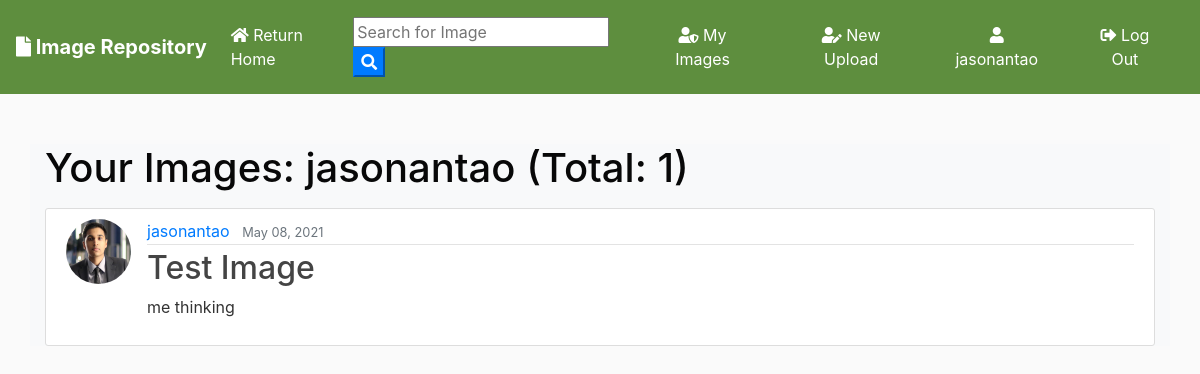
Screenshot of /user/jasonantao (signed in) with the database file from the repository.
### blog/models.py (models this page shows, shortened)
class Post(models.Model):
	title = models.CharField(max_length=100)
	file = models.FileField(null=True,blank=True,upload_to='Files')
	content = models.TextField()
	date_posted = models.DateTimeField(default=timezone.now)
	author = models.ForeignKey(User, on_delete=models.CASCADE)

### users/models.py (models this page shows, shortened)
class Profile(models.Model):
    user = models.OneToOneField(User, on_delete=models.CASCADE)
    image = models.ImageField(default='default.jpg', upload_to='profile_pics')

### blog/views.py (the view)
# urls.py: path('user/<str:username>', UserPostListView.as_view(), name='user-posts'),
class UserPostListView(ListView):
    model = Post
    template_name = 'blog/user_posts.html'  # <app>/<model>_<viewtype>.html
    context_object_name = 'posts'
    paginate_by = 2
    def get_queryset(self):
        user = get_object_or_404(User, username=self.kwargs.get('username'))
        return Post.objects.filter(author=user).order_by('-date_posted')

### blog/templates/blog/user_posts.html (shortened to what this page needs)
{% extends "blog/base.html" %}
{% block content %}
    <h1 class="mb-3 bg-light" style="color: rgb(8, 8, 8);">Your Images: {{ view.kwargs.username }} (Total: {{ page_obj.paginator.count }})</h1>
    {% for post in posts %}
        <article class="media content-section">
          <img class="rounded-circle article-img" src="{{ post.author.profile.image.url }}">
          <div class="media-body">
            <div class="article-metadata">
              <a class="mr-2" href="{% url 'user-posts' post.author.username %}">{{ post.author }}</a>
              <small class="text-muted">{{ post.date_posted|date:"F d, Y" }}</small>
            </div>
            <h2><a class="article-title" href="{% url 'post-detail' post.id %}">{{ post.title }}</a></h2>
            <p class="article-content">{{ post.content }}</p>
          </div>
        </article>
    {% endfor %}
{% endblock content %}

### blog/templates/blog/base.html (shortened to what this page needs)
{% load static %}
<!doctype html>
<html lang="en">
  <head>
    <link rel="stylesheet" href="https://stackpath.bootstrapcdn.com/bootstrap/4.3.1/css/bootstrap.min.css">
    <link rel="stylesheet" href="https://use.fontawesome.com/releases/v5.8.1/css/all.css" >
    <link rel="stylesheet" href="{% static 'blog/main.css' %}">
</head>
  <body>
        <nav class="navbar navbar-expand-lg navbar-dark" style="margin-bottom: 50px; background-color: #5E8E3E;">
                <a class="navbar-brand font-weight-bold" href="{% url 'blog-home' %}"><i class="fas fa-file"></i> Image Repository</a>
                <div class="collapse navbar-collapse" id="navbarSupportedContent">
                  <ul class="navbar-nav mr-auto">
                    <li class="nav-item active">
                      <a class="nav-link" href="{% url 'blog-home' %}"><i class="fas fa-home"></i> Return Home <span class="sr-only">(current)</span></a>
                    </li>
                  </ul>
                <form id="searchform" action="{% url 'search' %}" method="get">
                    <input type="text" name="q" type="text" value="{{ request.GET.q }}" placeholder="Search for Image" />
                    <button type="button" onclick="searchform.submit()" class=" text-white my-color btn-primary"><i class="fa fa-search"></i></button>
                </form>
                    {% if user.is_authenticated %}
                    <a href="{% url 'user-posts' user %}" class="btn text-white m-2"><i class="fas fa-user-shield"></i> My Images</a>
                    <a href="{% url 'post-create' %} " class="btn text-white m-2"><i class="fas fa-user-edit"></i> New Upload</a>
                    <a href="{% url 'profile' %} " class="btn text-white m-2"><i class="fas fa-user"></i> {{ user.username }}</a>
                    <a href="{% url 'logout' %} " class="btn text-white m-2"><i class="fas fa-sign-out-alt"></i> Log Out</a>
                    {% else %}
                    <a href="{% url 'login' %} " class="btn text-white m-2"><i class="fas fa-user-tie"></i> Login</a>
                    <a href="{% url 'register' %} " class="btn text-white m-2"> <i class="fas fa-sign-in-alt"></i> Sign Up</a>
                    {% endif %}
                </div>
              </nav>
      <div class="container my-bg bg-light">
    {% block content %}
    {% endblock  %}
</div>
  </body>
</html>

### blog/static/blog/main.css (style rules this page uses)
body { background: #fafafa; color: #333333; margin-top: 0; }
h1, h2, h3, h4, h5, h6 { color: #444444; }
ul { margin: 0; }
.content-section { background: #ffffff; padding: 10px 20px; border: 1px solid #dddddd; border-radius: 3px; margin-bottom: 20px; }
.article-title { color: #444444; }
.article-content { white-space: pre-line; }
.article-img { height: 65px; width: 65px; margin-right: 16px; }
.article-metadata { padding-bottom: 1px; margin-bottom: 4px; border-bottom: 1px solid #e3e3e3 }

### rows the page displays
Post: author.profile.image (placeholder picture), author "jasonantao", date_posted "May 08, 2021", title "Test Image", content "me thinking"

### other values shown
{{ user.username }} "jasonantao"
{{ view.kwargs.username }} "jasonantao"
{{ page_obj.paginator.count }} "1"
